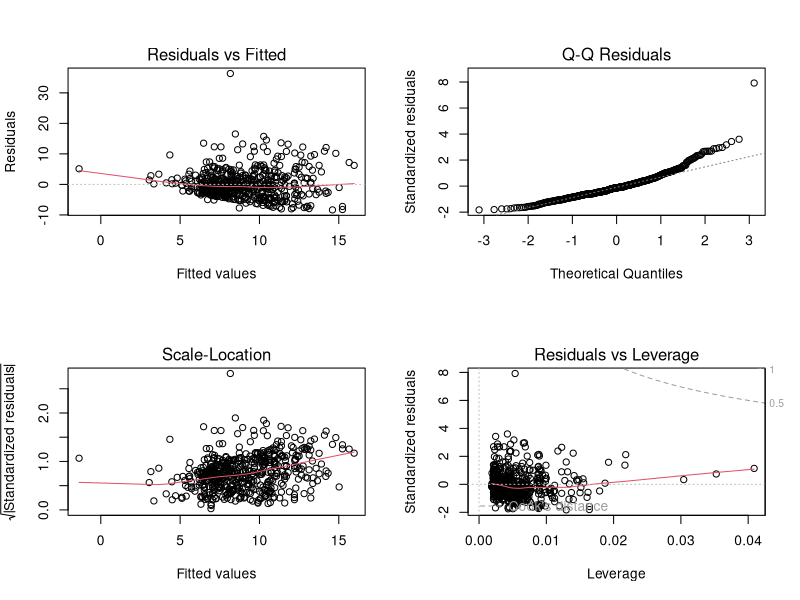
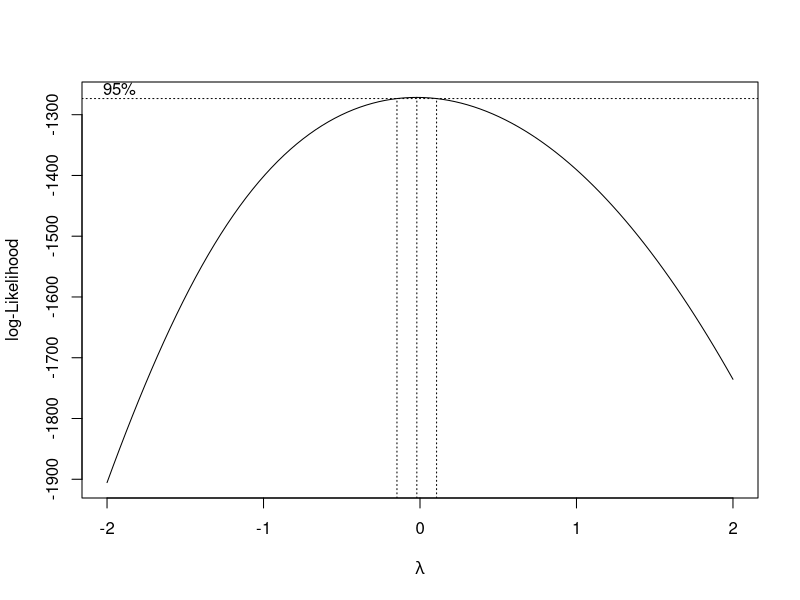

Here is the R script that generated these plots, in order: (Note: this script raises an error after producing the figures.)
## ---- chunk 1
library(car)
library(effects)
library(AER)
data("CPS1985")
df <- CPS1985
summary(df)
## ---- chunk 2
m0 <- lm( wage ~ education + experience + age, data=df )
summary( m0 )

cor(df[,1:4])
vif( m0 )

m1 <- lm( wage ~ education + experience, data=df )
summary( m1 )

par( mfrow = c(2,2))
plot( m1, id.n=0 )
par( mfrow = c(1,1))

library(MASS)
boxcox( wage ~ education + experience, data=df )

# boxcox( log(wage) ~ education + experience, data=df )

boxTidwell( log(wage) ~ education + I(experience+0.5), data=df )

## ---- chunk 3
m2 <- lm( log(wage) ~ I(education^2) + log(I( experience+ 0.5)), data=df )
summary( m2 )

scatter3d( log(wage) ~ I(education^2) + log(I( experience+ 0.5)), data=df )
library(effects)
plot(allEffects( m2 ))

par( mfrow = c(2,2))
plot( m2, id.n=0 )
par( mfrow = c(1,1))
# boxplot(resid(m2))

residualPlots( m2 )
## ---- chunk 4
names(df)
m3 <- lm(log(wage) ~ I(education^2) + log(I( experience+ 0.5)) + ethnicity + region + gender + occupation + sector + union + married , data=df)

summary(m3)
Anova( m3 )

m3occ <- lm(log(wage) ~ I(education^2) + log(I( experience+ 0.5)) + ethnicity + region + gender + sector + union + married , data=df)
anova(m3occ, m3)

m4 <- step( m3 )

par( mfrow = c(2,2))
plot( m3, id.n=0 )
par( mfrow = c(1,1))
# boxplot(resid(m2))

## ---- chunk 5

# New categorical variables can be extracted from the actual ones?
df$sectother<-0
ll<-which(df$sector=="other")
df$sectother[ll]<-1
df$sectother <- factor( df$sectother, labels=c("SecOth-No","SecOth-Yes"))
table(df$occupation)

df$f.occ<-0
ll<-which(df$occupation %in% c("technical","management"))
df$f.occ[ll]<-1
df$f.occ <- factor( df$f.occ, labels=c("f.occ-Base","f.occ-TeMn"))

df$f.cauc<-0
ll<-which(df$ethnicity %in% c("cauc"))
df$f.cauc[ll]<-1
df$f.cauc <- factor( df$f.cauc, labels=c("f.cauc-No","f.cauc-Yes"))

## ---- chunk 6
m5 <- lm( log(wage) ~ I(education^2) + log(I( experience+ 0.5)) + f.cauc + region + gender + f.occ + sectother + union , data=df )
summary(m5)

AIC(m3,m4,m5)  # Comparison of any models - using the same target
AIC(m1,m3,m4,m5)  # Not correct m1 does not contain log target transformation

# m4 and m5 are nested. m5 is nestd into m4

anova(m5,m4)  # H0 can not be rejected

library(effects)
plot(allEffects(m5))
## ---- chunk 7
m6 <- lm( log(wage) ~ (I(education^2) + log(I( experience+ 0.5))) * (f.cauc + region + gender + f.occ + sectother + union) , data=df )
summary(m6)

m7 <- step( m6 ) # Monitoring by AIC
m8 <- step( m6, k=log(nrow(df)) ) # Monitoring by BIC

plot(allEffects(m8))
## ---- chunk 8
residualPlots( m8 )
influencePlot( m8 )

ll<-which(rownames(df) %in% c("170","199"));ll

m9 <- lm( log(wage) ~ (I(education^2) + log(I( experience+ 0.5))) * (f.cauc + region + gender + f.occ + sectother + union) , data=df[-ll,] )
summary(m9)

m10 <- step( m9 ) # Monitoring by AIC
m11 <- step( m9, k=log(nrow(df)) ) # Monitoring by BIC

plot(allEffects(m11))

residualPlots( m11 )
df[ll,]
